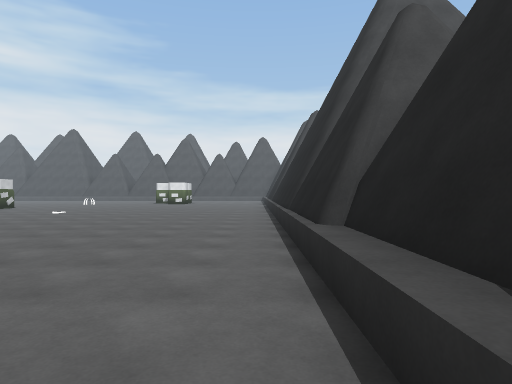
View 1 (above)

24 first-person views from a walk through a scene from a Unity 3-D project. The camera is 1.4 m above the floor, looks level and sees 75° across. The floor is counted in squares, 2 m on a side. Each view is taken from the middle of a square. On the plan, view 1 faces up. The plan holds only what a view shows up to about 10 squares ahead; the rest is blank. The place goes on beyond the plan. Surface patterns are stand-ins for the level's own textures.

View 2
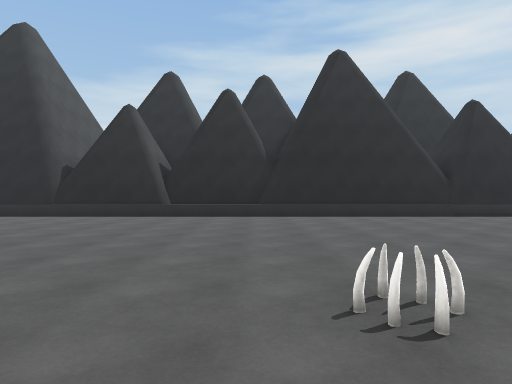

View 3
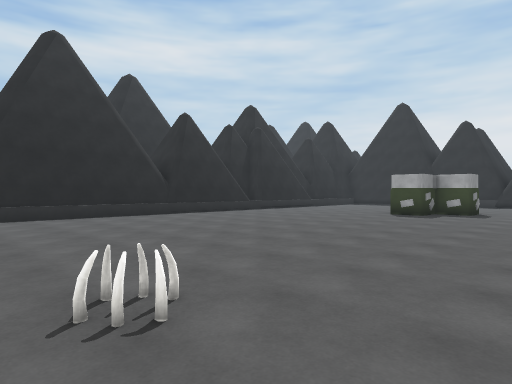

View 4
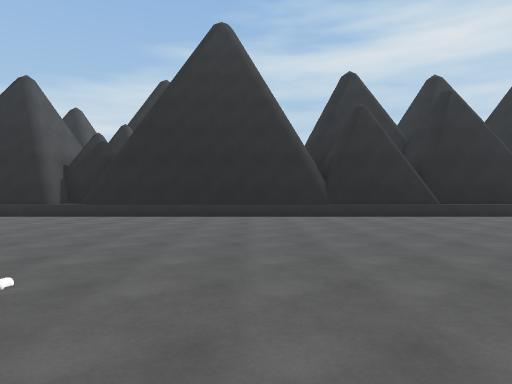

View 5
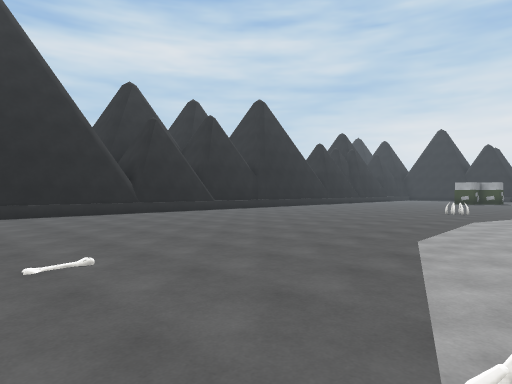

View 6
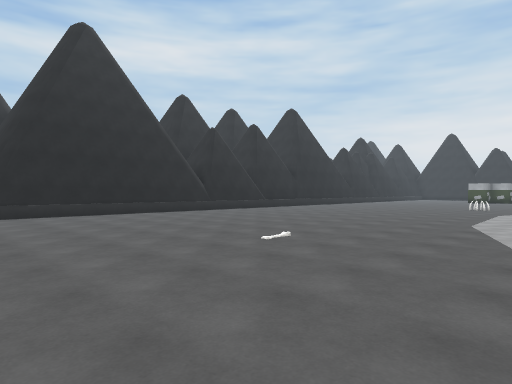

View 7
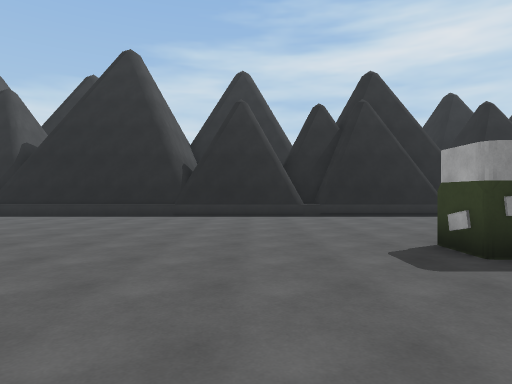

View 8
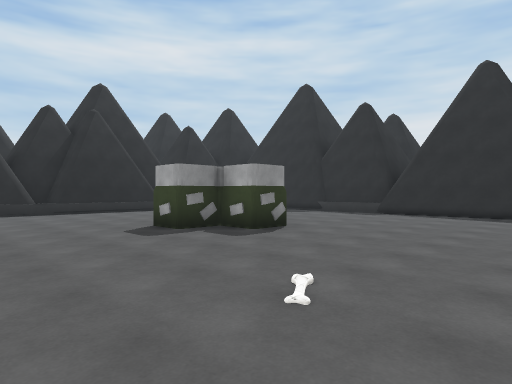

View 9
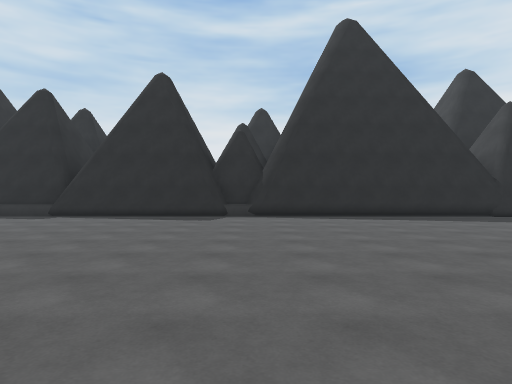

View 10
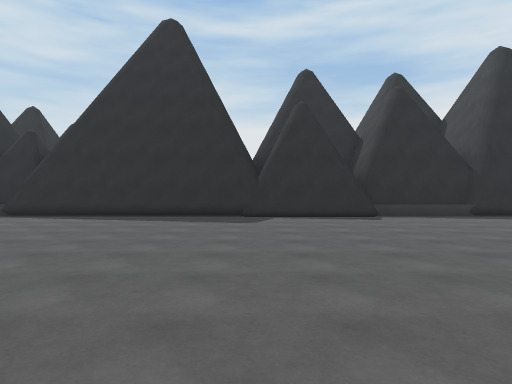

View 11
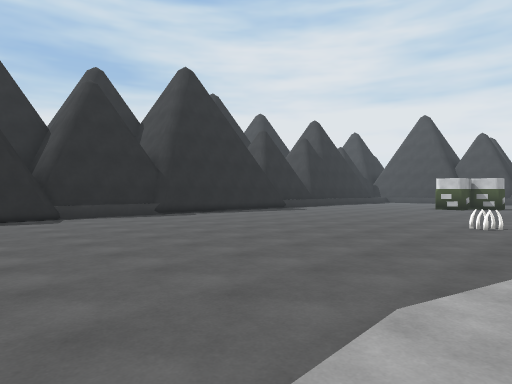

View 12
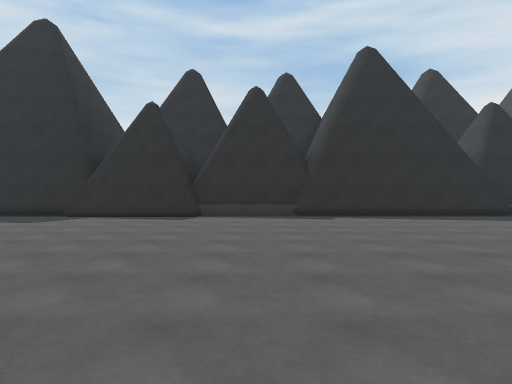

View 13
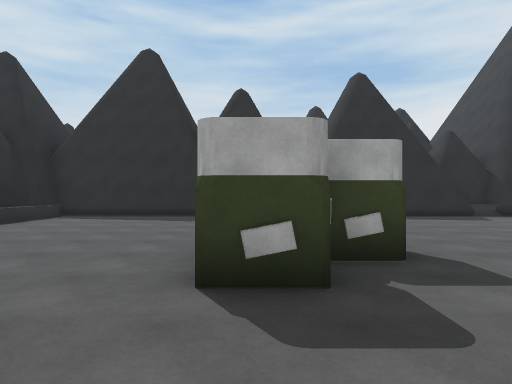

View 14
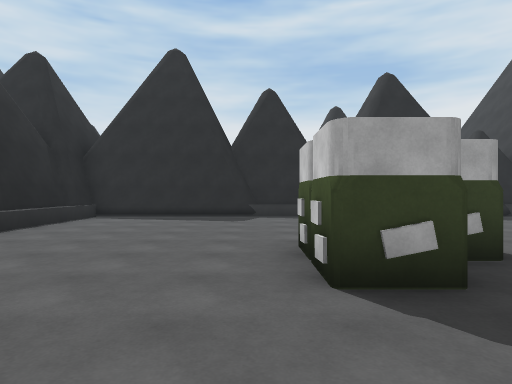

View 15
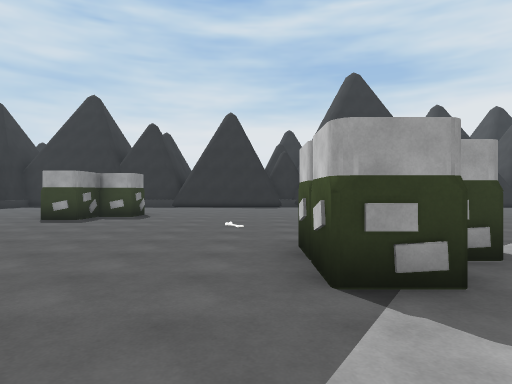

View 16
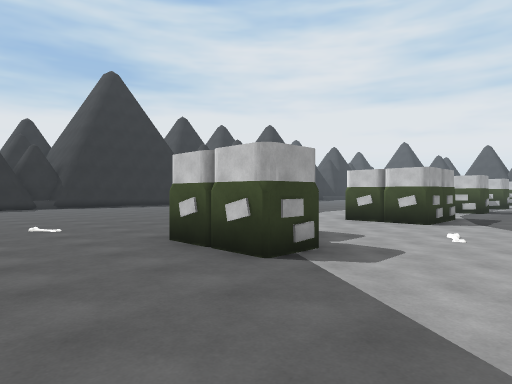

View 17
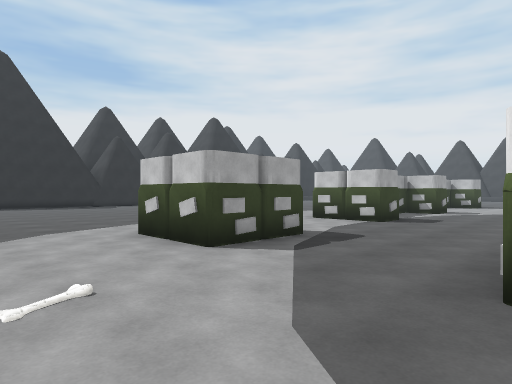

View 18
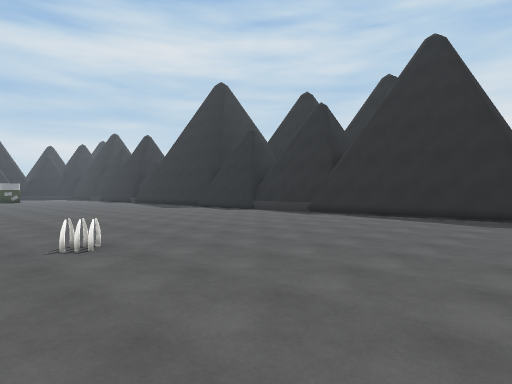

View 19
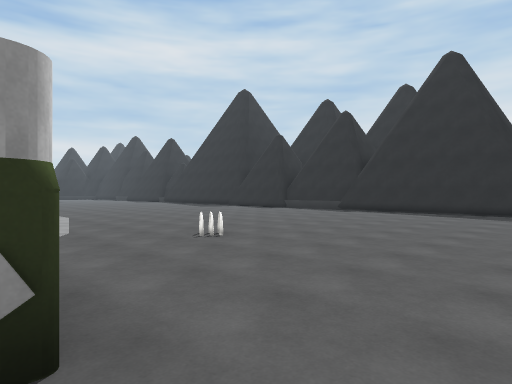

View 20
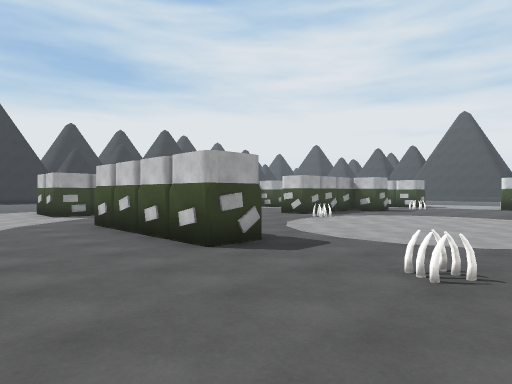

View 21
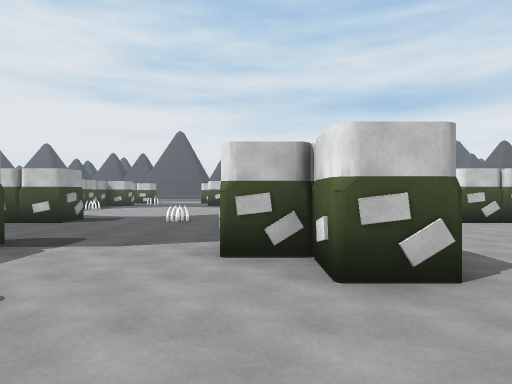

View 22
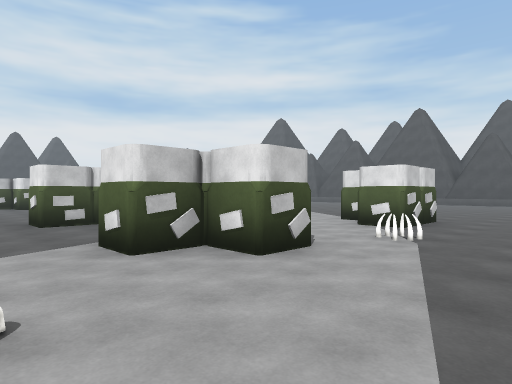

View 23
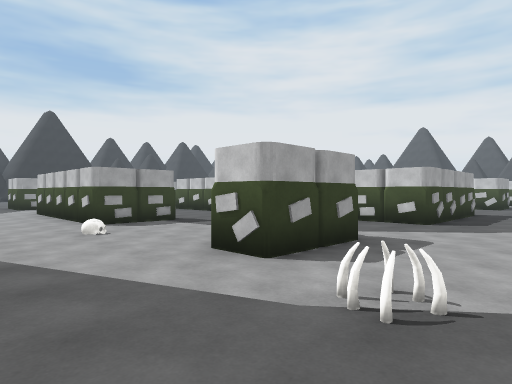

View 24
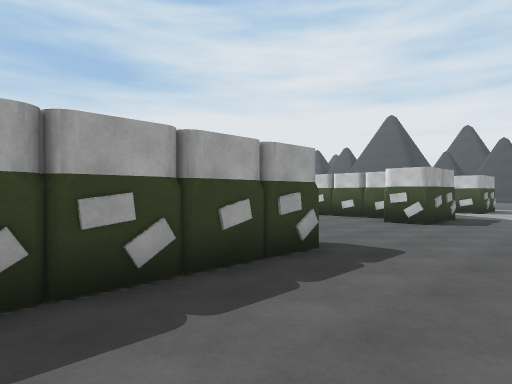

### Floor plan
Points are (right, up) in squares from view 1. A wall is a line through its corners. A room is listed if a view was taken in it or the views show most of it. See-through windows are left out.
Room 1 (views 1, 2, 3, 4, 5, 6, 7, 8, 9, 10, 11, 12, 13, 14, 15, 16, 18, 19, 21, 22, 23)
walls: (-10.5, -4.2) (-10.7, -5.3); (-10.6, -3.4) (-10.6, -5.4); (-6.6, -11.4) (-6.6, -10.4) (-5.6, -10.4) (-5.6, -9.4) (-4.6, -9.4) (-4.6, -11.4); (-12.3, -16.4) (-12, -16.6) (-11.8, -17); (-12.6, -16.5) (-10.4, -16.5); (-11.6, 4.6) (-10.6, 4.6) (-10.6, 0.4); (-9.6, -16.5) (0.9, -16.5); (-6.3, -16.7) (-3.8, -16.7) (-3.5, -16.6); (-19, -16.5) (-13.4, -16.5); (0.9, -4.8) (0.9, 0.5); (0.8, -8.1) (0.8, 0.6); (-3.5, -16.7) (0.8, -16.7) (0.8, -15.8); (0.8, -12.4) (0.8, -9); (0.9, 0.9) (0.9, 3.6); (1.2, 1.4) (1.2, 3.5); (-10.6, 9.6) (-10.6, 8.6) (-11.5, 8.6) (-11.5, 7.6); (0.9, -15.8) (0.9, -13.5); (-25.4, -16.7) (-22.4, -16.7); (0.8, 6.9) (0.8, 13.9); (-10.6, 14.5) (-10.6, 12.6); (-31.3, -16.6) (-31.1, -16.5) (-22.4, -16.5); (0.7, 13.7) (0.9, 14.2)
low walls: (0.5, -12.2) (0.5, 3.6); (0.8, -15.6) (0.8, -13.4); (0.5, -16.5) (0.5, -12.9); (0.5, 6.4) (0.5, 15.5)
ways out: opening at (-31.5, -4.5) to room 2; opening at (-27, -6) to room 2; opening at (-14, -6) to room 2; opening at (-11.5, 15) to room 2; opening at (-10.5, 8.5) to room 2; opening at (-10, -2) to room 2
objects: other object (-28, -8); other object (-22, -17) to (-21, -17); other object (-13, -18) to (-13, -17); other object (-10, -18) to (-10, -17); other object (-10, -8); other object (-10, 11); other object (-7, 0); other object (-7, 11); other object (1, 4) to (1, 6)
Room 2 (views 17, 20, 24)
walls: (-24.6, 8.2) (-24.6, 6.4); (-19.5, 9.4) (-18.3, 9.6); (-19.5, 9.6) (-15.7, 9.6) (-15.6, 8.6) (-15.7, 7.6) (-16.5, 7.6); (-16.5, 3.6) (-15.6, 3.6) (-15.4, 2.4); (-25.5, 9.6) (-23.5, 9.6) (-23.5, 8.6); (-17.5, 9.4) (-16.3, 9.6); (-15.5, 3.6) (-15.5, -0.4); (-15.5, 2.8) (-15.7, 1.7); (-15.5, 9.6) (-15.5, 7.6); (-21.5, -3.4) (-20.6, -3.4) (-20.6, -5.4); (-12.5, 4.6) (-11.6, 4.6); (-17.5, -3.4) (-15.5, -3.4) (-15.5, -5.4); (-12.5, 9.6) (-10.6, 9.6); (-11.5, 7.6) (-12.5, 7.6); (-15.5, 13.8) (-15.7, 12.6); (-15.5, 13.9) (-15.5, 12.6); (-15.5, -4.1) (-15.7, -5.3); (-12, 13.6) (-12.5, 13.6); (-12.5, -4.4) (-12, -4.4); (-11.5, -3.4) (-10.6, -3.4); (-10.6, 12.6) (-11.5, 12.6)
ways out: opening at (-31.5, -4.5) to room 1; opening at (-27, -6) to room 1; opening at (-14, -6) to room 1; opening at (-11.5, 15) to room 1; opening at (-10.5, 8.5) to room 1; opening at (-10, -2) to room 1
objects: other object (-21, 2); other object (-16, 6); other object (-14, -2)

Positions as (right, up) in squares from view 1, and headings:
1: (0, 0), facing up
2: (-9, 1), facing right
3: (-9, 1), facing down-right
4: (-9, 9), facing right
5: (-10, 12), facing down-right
6: (-10, 15), facing down-right
7: (-9, -7), facing right
8: (-11, -6), facing down-right
9: (-12, -7), facing down
10: (-19, -7), facing down
11: (-20, -7), facing down-left
12: (-24, -7), facing down
13: (-5, -7), facing down
14: (-4, -7), facing down
15: (-10, -1), facing down
16: (-8, -1), facing down-left
17: (-13, 0), facing down-left
18: (-32, -7), facing down-right
19: (-32, -5), facing down-right
20: (-13, 7), facing down-left
21: (-8, 8), facing left
22: (-8, 6), facing up-left
23: (-8, 12), facing down-left
24: (-16, 12), facing down-left
